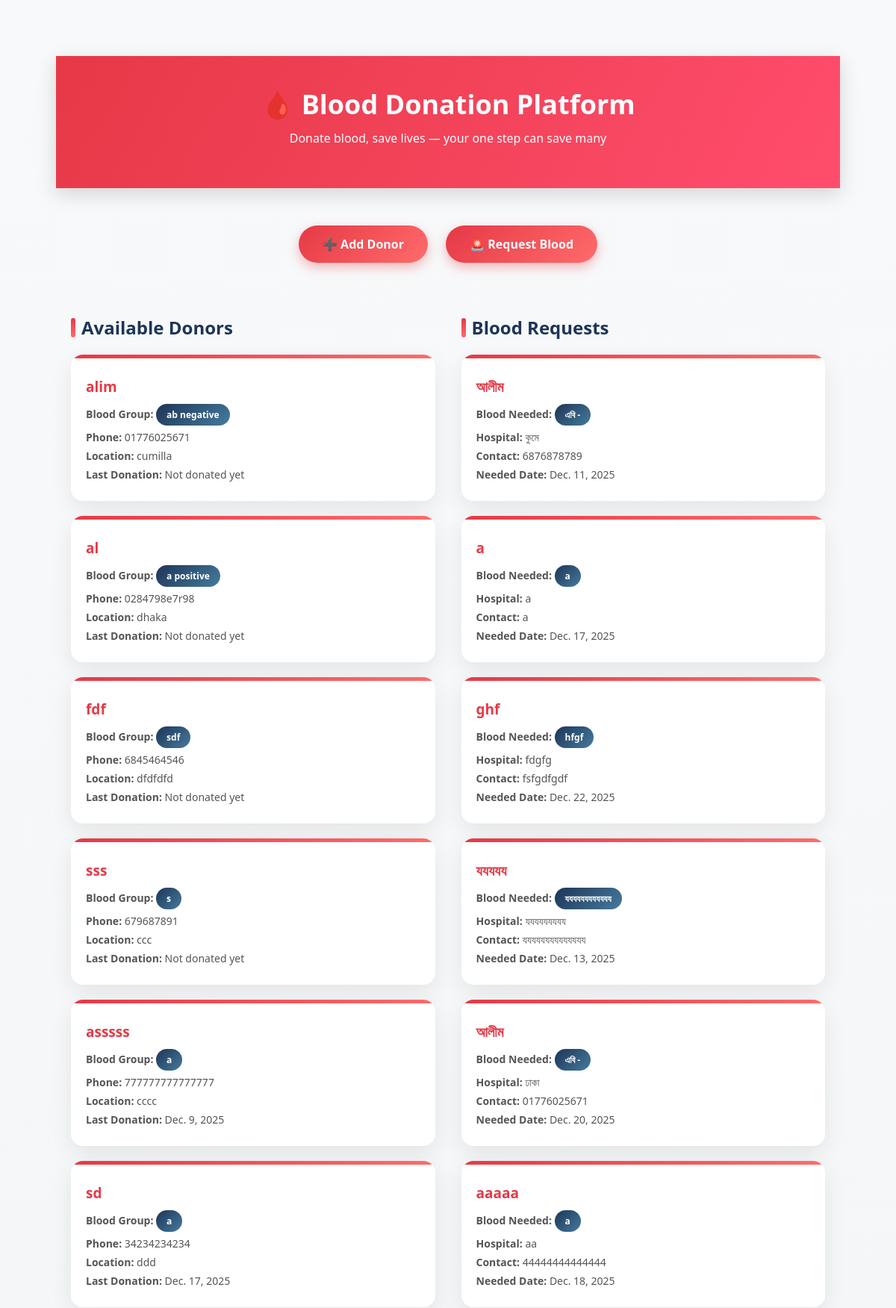
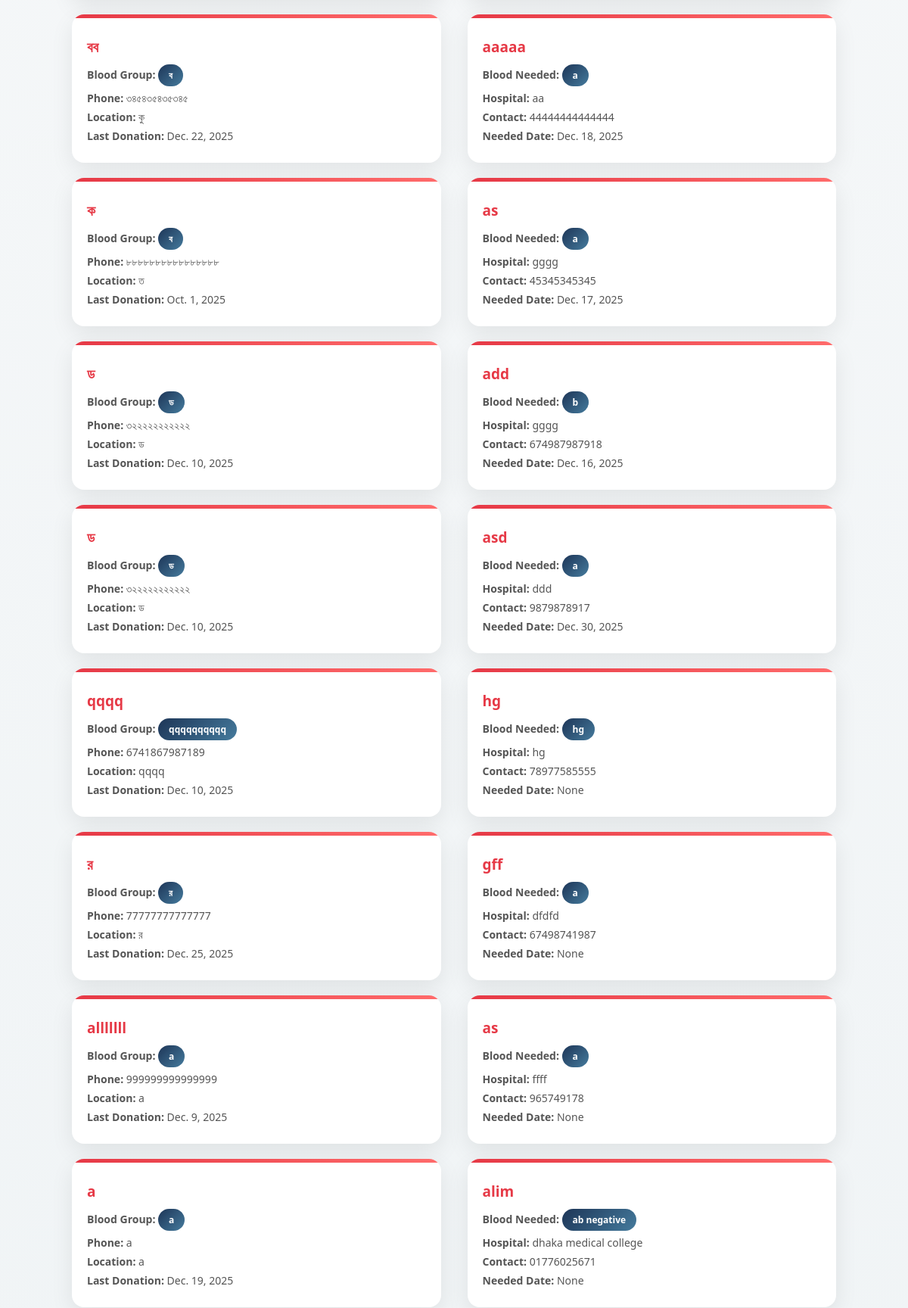
The page / (upper part) on the database its author committed (2 pictures, top to bottom).
### blood/models.py (models this page shows, shortened)
class Donor(models.Model):
    name = models.CharField(max_length=100)
    blood_group = models.CharField(max_length=10)
    phone = models.CharField(max_length=11)
    location = models.CharField(max_length=100)
    last_donation_date = models.DateField(null=True, blank=True)

class BloodRequest(models.Model):
    patient_name = models.CharField(max_length=100)
    blood_group = models.CharField(max_length=10)
    hospital = models.CharField(max_length=100)
    phone = models.CharField(max_length=11)
    needed_date = models.DateField(null=True, blank=False)

### blood/views.py (the view)
# urls.py: path('', views.home, name='home'),
def home(request):
    donors = Donor.objects.all()
    requests = BloodRequest.objects.all().order_by('-id')
    return render(request, 'home.html', {
        'donors': donors,
        'requests': requests
    })

### blood/templates/home.html (shortened to what this page needs)
<!DOCTYPE html>
<html lang="en">
<head>
</head>
<body>
    <div class="header">
        <h1>🩸 Blood Donation Platform</h1>
        <p>Donate blood, save lives — your one step can save many</p>
    </div>
    <div class="container">
        <div class="actions">
            <a href="{% url 'add_donor' %}">➕ Add Donor</a>
            <a href="{% url 'request_blood' %}">🚨 Request Blood</a>
        </div>
        <div class="dashboard">
            <div class="section">
                <h2>Available Donors</h2>
                <div class="card-list">
                    {% for donor in donors %}
                    <div class="card" id="donor-{{ donor.id }}">
                        <h3>{{ donor.name }}</h3>
                        <p><strong>Blood Group:</strong> <span class="badge">{{ donor.blood_group }}</span></p>
                        <p><strong>Phone:</strong> {{ donor.phone }}</p>
                        <p><strong>Location:</strong> {{ donor.location }}</p>
                        <p><strong>Last Donation:</strong>
                            {% if donor.last_donation_date %}
                                {{ donor.last_donation_date }}
                            {% else %}
                                Not donated yet
                            {% endif %}
                        </p>
                    </div>
                    {% empty %}
                    <div class="empty">No donors available.</div>
                    {% endfor %}
                </div>
            </div>
            <div class="section">
                <h2>Blood Requests</h2>
                <div class="card-list">
                    {% for req in requests %}
                    <div class="card">
                        <h3>{{ req.patient_name }}</h3>
                        <p><strong>Blood Needed:</strong> <span class="badge">{{ req.blood_group }}</span></p>
                        <p><strong>Hospital:</strong> {{ req.hospital }}</p>
                        <p><strong>Contact:</strong> {{ req.phone }}</p>
                        <p><strong>Needed Date:</strong> {{ req.needed_date }}</p>
                    </div>
                    {% empty %}
                    <div class="empty">No blood requests yet.</div>
                    {% endfor %}
                </div>
            </div>
        </div>
    </div>
</body>
</html>

### blood/templates/home.html (style rules this page uses)
body { margin: 0; font-family: "Segoe UI", Tahoma, Geneva, Verdana, sans-serif; background: linear-gradient(180deg, #f8f9fa, #edf2f4); color: #333; padding: 75px; }
.header { background: linear-gradient(120deg, #e63946, #ff4d6d); color: white; padding: 40px 20px; text-align: center; box-shadow: 0 8px 25px rgba(0,0,0,0.15); }
.header h1 { margin: 0; font-size: 36px; }
.header p { margin-top: 10px; font-size: 16px; }
.container { padding: 40px 20px; max-width: 1300px; margin: auto; }
.actions { text-align: center; margin-bottom: 40px; }
.actions a { display: inline-block; margin: 10px; padding: 14px 32px; background: linear-gradient(135deg, #e63946, #ff6b6b); color: white; text-decoration: none; border-radius: 50px; font-weight: 600; box-shadow: 0 6px 15px rgba(230,57,70,0.35); transition: 0.3s; }
.dashboard { display: grid; grid-template-columns: 1fr 1fr; gap: 35px; }
.section { background: transparent; }
.section h2 { color: #1d3557; margin-bottom: 20px; font-size: 24px; padding-left: 14px; position: relative; }
.section h2::before { content: ""; position: absolute; left: 0; top: 4px; width: 6px; height: 80%; background: linear-gradient(#e63946, #ff6b6b); border-radius: 5px; }
.card-list { display: grid; grid-template-columns: 1fr; gap: 20px; }
.card { background: white; border-radius: 16px; padding: 20px; box-shadow: 0 10px 30px rgba(0,0,0,0.08); transition: 0.3s; position: relative; overflow: hidden; }
.card::after { content: ""; position: absolute; top: 0; left: 0; height: 5px; width: 100%; background: linear-gradient(90deg, #e63946, #ff6b6b); }
.card h3 { margin: 10px 0; color: #e63946; font-size: 19px; }
.card p { margin: 6px 0; font-size: 14px; color: #555; }
.badge { display: inline-block; padding: 6px 14px; border-radius: 20px; font-size: 12px; font-weight: bold; color: white; background: linear-gradient(135deg, #1d3557, #457b9d); }

### rows shown on the page
Donor: name "alim", blood_group "ab negative", phone "01776025671", location "cumilla", shows "Not donated yet"
Donor: name "al", blood_group "a positive", phone "0284798e7r98", location "dhaka", shows "Not donated yet"
Donor: name "fdf", blood_group "sdf", phone "6845464546", location "dfdfdfd", shows "Not donated yet"
Donor: name "sss", blood_group "s", phone "679687891", location "ccc", shows "Not donated yet"
Donor: name "asssss", blood_group "a", phone "777777777777777", location "cccc", last_donation_date "Dec. 9, 2025"
Donor: name "sd", blood_group "a", phone "34234234234", location "ddd", last_donation_date "Dec. 17, 2025"
Donor: name "বব", blood_group "ব", phone "৩৪৫৪৩৫৪৩৫৩৪৫", location "কু", last_donation_date "Dec. 22, 2025"
Donor: name "ক", blood_group "ব", phone "৮৮৮৮৮৮৮৮৮৮৮৮৮৮৮৮", location "ত", last_donation_date "Oct. 1, 2025"
Donor: name "ড", blood_group "ড", phone "৩২২২২২২২২২২২", location "ড", last_donation_date "Dec. 10, 2025"
Donor: name "ড", blood_group "ড", phone "৩২২২২২২২২২২২", location "ড", last_donation_date "Dec. 10, 2025"
Donor: name "qqqq", blood_group "qqqqqqqqqq", phone "6741867987189", location "qqqq", last_donation_date "Dec. 10, 2025"
Donor: name "র", blood_group "র", phone "77777777777777", location "র", last_donation_date "Dec. 25, 2025"
Donor: name "alllllll", blood_group "a", phone "999999999999999", location "a", last_donation_date "Dec. 9, 2025"
Donor: name "a", blood_group "a", phone "a", location "a", last_donation_date "Dec. 19, 2025"
BloodRequest: patient_name "আলীম", blood_group "এবি -", hospital "কুমে", phone "6876878789", needed_date "Dec. 11, 2025"
BloodRequest: patient_name "a", blood_group "a", hospital "a", phone "a", needed_date "Dec. 17, 2025"
BloodRequest: patient_name "ghf", blood_group "hfgf", hospital "fdgfg", phone "fsfgdfgdf", needed_date "Dec. 22, 2025"
BloodRequest: patient_name "যযযযয", blood_group "যযযযযযযযযযযয", hospital "যযযযযযযযয", phone "যযযযযযযযযযযযযয", needed_date "Dec. 13, 2025"
BloodRequest: patient_name "আলীম", blood_group "এবি -", hospital "ঢাকা", phone "01776025671", needed_date "Dec. 20, 2025"
BloodRequest: patient_name "aaaaa", blood_group "a", hospital "aa", phone "44444444444444", needed_date "Dec. 18, 2025"
BloodRequest: patient_name "aaaaa", blood_group "a", hospital "aa", phone "44444444444444", needed_date "Dec. 18, 2025"
BloodRequest: patient_name "as", blood_group "a", hospital "gggg", phone "45345345345", needed_date "Dec. 17, 2025"
BloodRequest: patient_name "add", blood_group "b", hospital "gggg", phone "674987987918", needed_date "Dec. 16, 2025"
BloodRequest: patient_name "asd", blood_group "a", hospital "ddd", phone "9879878917", needed_date "Dec. 30, 2025"
BloodRequest: patient_name "hg", blood_group "hg", hospital "hg", phone "78977585555", needed_date "None"
BloodRequest: patient_name "gff", blood_group "a", hospital "dfdfd", phone "67498741987", needed_date "None"
BloodRequest: patient_name "as", blood_group "a", hospital "ffff", phone "965749178", needed_date "None"
BloodRequest: patient_name "alim", blood_group "ab negative", hospital "dhaka medical college", phone "01776025671", needed_date "None"
